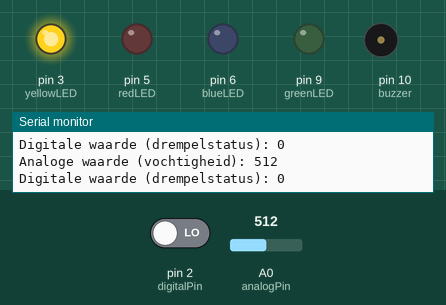
The sketch below on a simulated Arduino Uno, built with avr-gcc and run on an emulated ATmega328P. Shown: output pins drawn as LEDs (lit = HIGH), buzzer (waves = sounding), the last lines printed to the serial monitor. Inputs (shaded band) come from the test bench; at power-on: A0 (analogPin) = 512, pin 2 (digitalPin) LOW.

Above: at 1.8 s.
1.9 s: A0 (analogPin) set to 682
3.4 s: A0 (analogPin) set to 709
At 4.7 s:
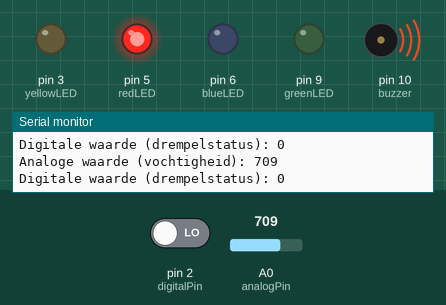
5.5 s: A0 (analogPin) set to 290
At 6.7 s:
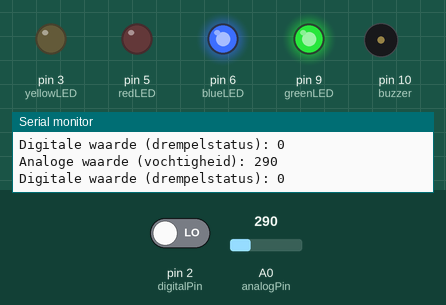
7.5 s: A0 (analogPin) set to 318
At 8.7 s:
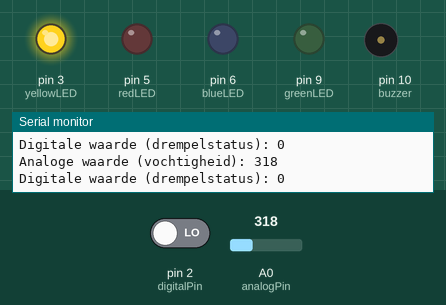
9.5 s: A0 (analogPin) set to 122
At 10.7 s:
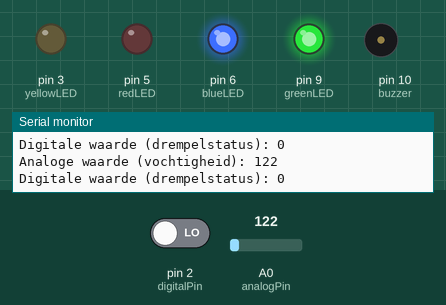
Timing chart, 0 to 12.5 s (numbered marks = the images above; inputs shaded):
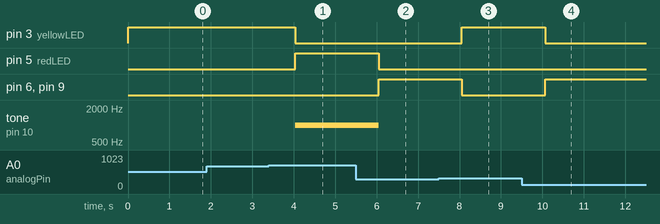

Measured:
- the behaviour switches between 700 and 701 on A0 (analogPin) (found by bisection; images 0 and 1)
- the behaviour switches between 300 and 301 on A0 (analogPin) (found by bisection; images 2 and 3)
- after the input at 3.4 s, pin 3 (yellowLED): HIGH → LOW after 0.63 s; pin 5 (redLED): LOW → HIGH after 0.63 s; tone on pin 10 (buzzer): silent → 1000 Hz after 0.63 s
- after the input at 5.5 s, pin 5 (redLED): HIGH → LOW after 0.55 s; pin 6 (blueLED), pin 9 (greenLED): LOW → HIGH after 0.55 s; tone on pin 10 (buzzer): 1000 Hz → silent after 0.55 s
- after the input at 7.5 s, pin 3 (yellowLED): LOW → HIGH after 0.56 s; pin 6 (blueLED), pin 9 (greenLED): HIGH → LOW after 0.56 s
- after the input at 9.5 s, pin 3 (yellowLED): HIGH → LOW after 0.57 s; pin 6 (blueLED), pin 9 (greenLED): LOW → HIGH after 0.57 s

The sketch:

soil_sensor.ino
```cpp
const int analogPin = A0; // Analoge pin voor vochtigheid
const int digitalPin = 2; // Digitale pin voor drempelwaarde (D0)
const int greenLED = 9;   // Groene LED
const int blueLED = 6;    // Blauwe LED
const int redLED = 5;     // Rode LED
const int yellowLED = 3;  // Gele LED
const int buzzer = 10;    // Buzzer

void setup() {
  Serial.begin(9600);
  pinMode(digitalPin, INPUT);
  pinMode(greenLED, OUTPUT);
  pinMode(blueLED, OUTPUT);
  pinMode(redLED, OUTPUT);
  pinMode(yellowLED, OUTPUT);
  pinMode(buzzer, OUTPUT);
}

void loop() {
  int analogValue = analogRead(analogPin);
  int digitalValue = digitalRead(digitalPin);

  Serial.print("Analoge waarde (vochtigheid): ");
  Serial.println(analogValue);
  Serial.print("Digitale waarde (drempelstatus): ");
  Serial.println(digitalValue);

  // LED en buzzer logica
  if (analogValue > 700) { // Droge grond
    digitalWrite(redLED, HIGH);
    digitalWrite(yellowLED, LOW);
    digitalWrite(blueLED, LOW);
    digitalWrite(greenLED, LOW);
    tone(buzzer, 1000); // Buzzer aan met 1 kHz
  } else if (analogValue > 300 && analogValue <= 700) { // Matig vochtige grond
    digitalWrite(redLED, LOW);
    digitalWrite(yellowLED, HIGH);
    digitalWrite(blueLED, LOW);
    digitalWrite(greenLED, LOW);
    noTone(buzzer); // Buzzer uit
  } else { // Nat
    digitalWrite(redLED, LOW);
    digitalWrite(yellowLED, LOW);
    digitalWrite(blueLED, HIGH); // Blauwe LED aan voor natte grond
    digitalWrite(greenLED, HIGH);
    noTone(buzzer); // Buzzer uit
  }

  delay(1000); // Wacht 1 seconde
}
```
